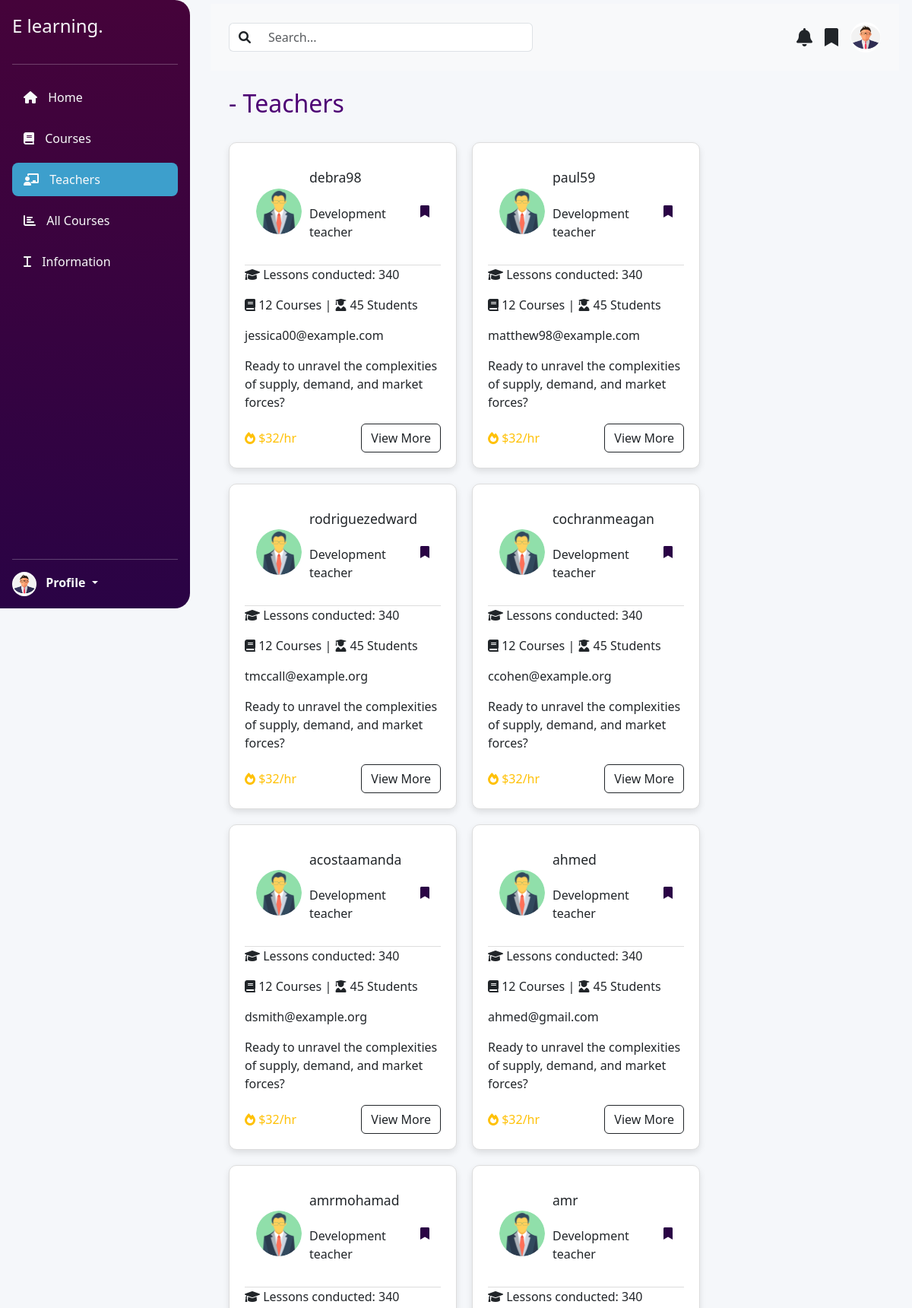
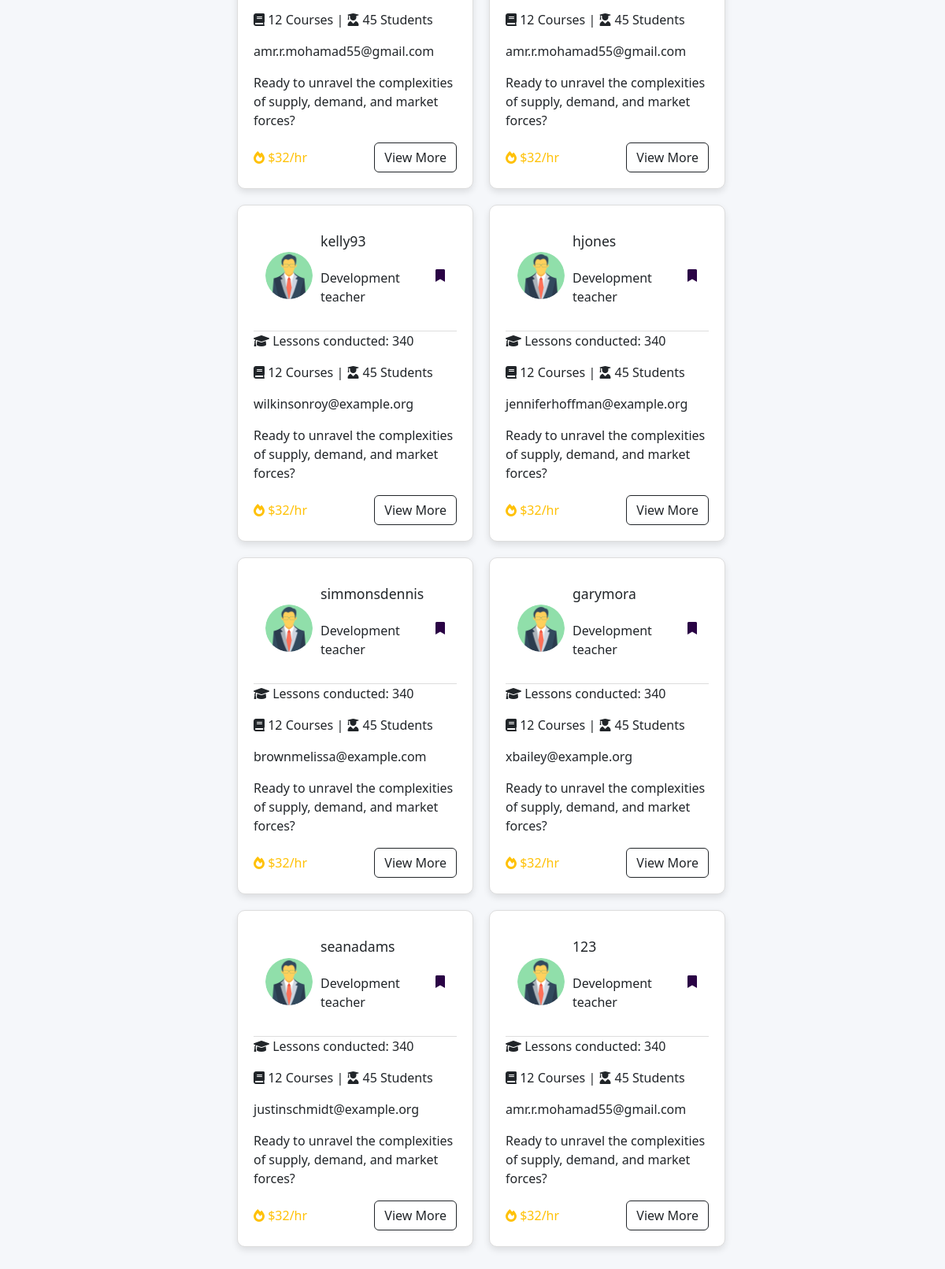
The app's page /teacher/ (signed in) with its own data (2 pictures, top to bottom).
### lms/models.py (models this page shows, shortened)
class UserProfile(models.Model):
    USER_TYPES = [
        ('teacher', 'Teacher'),
        ('student', 'Student'),
    ]
    user = models.OneToOneField(User, on_delete=models.CASCADE)
    user_type = models.CharField(max_length=10, choices=USER_TYPES)
    def is_student(self):
        return self.user_type == 'student'

### lms/views.py (the view)
# urls.py: path('teacher/', teacher, name='teacher'),
@login_required
def teacher(request):
    user_profile = request.user.userprofile
    all_teachers = UserProfile.objects.filter(user_type='teacher')
    all_students = UserProfile.objects.filter(user_type='student')
    created_courses = Course.objects.filter(created_by=user_profile)
    context = {
        'created_courses': created_courses,
        'user_profile': user_profile,
        'all_teachers': all_teachers,
        'all_students' : all_students,
    }
    return render(request, 'student_teachers.html', context)

### lms/templates/student_teachers.html (shortened to what this page needs)
<!DOCTYPE html>
<html lang="en">
<head>
    {% load static %}
    <link href="https://cdnjs.cloudflare.com/ajax/libs/font-awesome/6.0.0/css/all.min.css" rel="stylesheet">
    <link href="https://cdn.jsdelivr.net/npm/bootstrap@5.3.0-alpha1/dist/css/bootstrap.min.css" rel="stylesheet">
    <link href="https://cdn.jsdelivr.net/npm/bootstrap@5.3.0/dist/css/bootstrap.min.css" rel="stylesheet">
    <link href="https://cdnjs.cloudflare.com/ajax/libs/font-awesome/6.0.0/css/all.min.css" rel="stylesheet">
    <link rel="stylesheet" href="https://cdn.jsdelivr.net/npm/bootstrap-icons@1.10.3/font/bootstrap-icons.css">
    <link rel="stylesheet" href="{% static '/css/teacher.css' %}">
</head>
<body>
    <div class="container-fluid d-flex">
        <div class="d-flex flex-column flex-shrink-0 p-3 bg-dark text-light sidebar">
            <a href="#" class="d-flex align-items-center mb-3 text-light text-decoration-none">
                <span class="fs-4">E learning.</span>
            </a>
            <hr>
            <ul class="nav nav-pills flex-column mb-auto">
                <li class="nav-item">
                    <a href="{% url 'landing_page' %}" class="nav-link text-light active" aria-current="page"
                        style="background-color: #3d9fcc00;">
                        <i class="fas fa-home"></i> Home
                    </a>
                </li>
                <li>
                    <a href="{% url 'dashboard' %}" class="nav-link text-light">
                        <i class="fas fa-book"></i> Courses
                    </a>
                </li>
                <li>
                    <a href="#" class="nav-link text-light" style="background-color: #3d9fcc;">
                        <i class="fas fa-chalkboard-teacher"></i> Teachers
                    </a>
                </li>
                {% if not user_profile.is_student %}
                <li>
                    <a href="{% url 'courses' %}" class="nav-link text-light">
                        <i class="fas fa-chart-bar"></i> All Courses
                    </a>
                </li>
                {% else %}
                <li>
                    <a href="{% url 'landing_page' %}#massage" class="nav-link text-light">
                        <i class="fas fa-envelope"></i> Massage
                    </a>
                </li>
                {% endif %}
                <li>
                    <a href="{% url 'user_profile' %}" class="nav-link text-light">
                        <i class="fas fa-i"></i> Information
                    </a>
                </li>
            </ul>
            <hr>
            <div class="dropdown">
                <a href="#" class="text-light text-decoration-none dropdown-toggle" id="dropdownUser"
                    data-bs-toggle="dropdown" aria-expanded="false">
                    <img src="{% static 'img/profile.jpg' %}" alt="" width="32" height="32" class="rounded-circle me-2">
                    <strong>Profile</strong>
                </a>
            </div>
        </div>
        <div class="content" style="margin-left: 260px; padding: 5px; width: -webkit-fill-available;">
            <div class="flex-grow-1 d-flex flex-column">
				<div class="d-flex justify-content-between align-items-center p-4 bg-light">
					<div class="input-group search-bar" style="max-width: 400px;">
						<span class="input-group-text bg-white border-end-0">
							<i class="fas fa-search"></i>
						</span>
						<input type="text" class="form-control border-start-0" placeholder="Search...">
					</div>
					<div class="d-flex align-items-center">
                        <i class="fas fa-bell me-3" style="font-size: 1.5rem; cursor: pointer;"
                            data-bs-toggle="offcanvas" data-bs-target="#notificationCanvas"
                            aria-label="Toggle notification canvas">
                        </i>
						<i class="fas fa-bookmark me-3" style="font-size: 1.5rem; cursor: pointer;"
							data-bs-toggle="offcanvas" data-bs-target="#savedItemsCanvas"
							aria-controls="savedItemsCanvas"></i>
						<img src="{% static 'img/profile.jpg' %}" alt="Profile" width="40" height="40"
							class="rounded-circle" style="cursor: pointer;">
					</div>
				</div>
                <section class="p-4" style="animation: fadeIn 1s ease-in-out;">
                    <h2 style="color: rgb(77, 0, 116);">- Teachers</h2>
                    <br>
                    <div class="instructor-grid" style="display: inline-flex; flex-direction: row; flex-wrap: wrap; gap: 20px;">
                        {% for teacher in all_teachers %}
                        <div class="card-slider" style="width: 300px; display: flex;" >
                            <div class="teacher-card">
                                <div class="card-header" style="background: unset;">
                                    <img src="{% static 'img/teacher1.png' %}" alt="Teacher">
                                    <div class="teacher-info">
                                        <h3 class="card-title">{{ teacher.user.username }}</h3>
                                        <br>
                                        <p>Development teacher</p>
                                    </div>
                                    <i class="fas fa-bookmark saved-icon"></i>
                                </div>
                                <p><i class="fas fa-graduation-cap"></i> Lessons conducted: 340</p>
                                <p><i class="fas fa-book"></i> 12 Courses | <i class="fas fa-user-graduate"></i> 45 Students
                                </p>
                                <p class="card-text">{{ teacher.user.email }}</p>
                                <p>Ready to unravel the complexities of supply, demand, and market forces?</p>
                                <div class="d-flex justify-content-between align-items-center">
                                    <span class="text-warning"><i class="fas fa-fire"></i> $32/hr</span>
                                    <a href="#" class="btn btn-outline-dark">View More</a>
                                </div>
                            </div>
                        </div>
                        {% empty %}
                        <p>No teachers are currently available.</p>
                        {% endfor %}
                    </div>
                </section>
            </div>
		</div>
    </div>
</body>
</html>

### lms/static/css/teacher.css (style rules this page uses)
body { background-color: #f5f7fa; }
.sidebar { width: 250px; height: 100vh; position: fixed; top: 0; left: 0; border-top-right-radius: 20px; border-bottom-right-radius: 20px; background: linear-gradient(to bottom, #45033a, #2a0345); color: #ecf0f1; transition: width 0.3s; animation: fadeIn 1s ease-in-out; }
.sidebar .nav-link { margin: 5px 0; padding: 10px 15px; border-radius: 8px; transition: background 0.3s; }
.sidebar .nav-link.active, .sidebar .nav-link:hover { background-color: #3d9fcc; }
.sidebar .nav-link i { margin-right: 10px; }
.content { margin-left: 260px; padding: 20px; }
.teacher-card { background: #ffffff; border: 1px solid #ddd; border-radius: 10px; overflow: hidden; padding: 20px; box-shadow: 0 4px 8px rgba(0, 0, 0, 0.1); transition: transform 0.3s; animation: fadeIn 1s ease-in-out; }
.card-header { display: flex; align-items: center; padding: 15px; background-color: #f9f9f9; border-bottom: 1px solid #ddd; animation: fadeIn 1s ease-in-out; }
.card-header img { width: 60px; height: 60px; border-radius: 50%; object-fit: cover; margin-right: 10px; }
.teacher-info h3 { margin: 0; font-size: 1.1rem; }
.saved-icon { margin-left: auto; color: #2a0345; cursor: pointer; transition: color 0.3s; }

### records on screen
UserProfile: user.username "debra98", user.email "jessica00@example.com"
UserProfile: user.username "paul59", user.email "matthew98@example.com"
UserProfile: user.username "rodriguezedward", user.email "tmccall@example.org"
UserProfile: user.username "cochranmeagan", user.email "ccohen@example.org"
UserProfile: user.username "acostaamanda", user.email "dsmith@example.org"
UserProfile: user.username "ahmed", user.email "ahmed@gmail.com"
UserProfile: user.username "amrmohamad", user.email "amr.r.mohamad55@gmail.com"
UserProfile: user.username "amr", user.email "amr.r.mohamad55@gmail.com"
UserProfile: user.username "kelly93", user.email "wilkinsonroy@example.org"
UserProfile: user.username "hjones", user.email "jenniferhoffman@example.org"
UserProfile: user.username "simmonsdennis", user.email "brownmelissa@example.com"
UserProfile: user.username "garymora", user.email "xbailey@example.org"
UserProfile: user.username "seanadams", user.email "justinschmidt@example.org"
UserProfile: user.username "123", user.email "amr.r.mohamad55@gmail.com"
